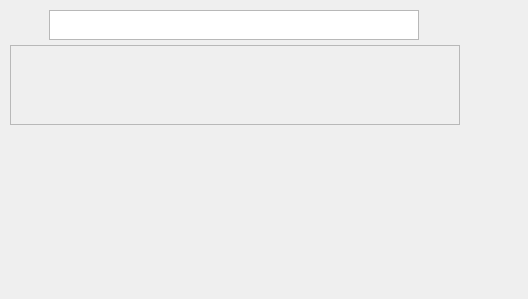
<?xml version="1.0" encoding="UTF-8"?>
<ui version="4.0">
 <class>Frame</class>
 <widget class="QFrame" name="Frame">
  <property name="geometry">
   <rect>
    <x>0</x>
    <y>0</y>
    <width>528</width>
    <height>299</height>
   </rect>
  </property>
  <property name="windowTitle">
   <string>Frame</string>
  </property>
  <widget class="QTextEdit" name="textEdit">
   <property name="geometry">
    <rect>
     <x>49</x>
     <y>10</y>
     <width>370</width>
     <height>30</height>
    </rect>
   </property>
   <property name="font">
    <font>
     <pointsize>12</pointsize>
    </font>
   </property>
  </widget>
  <widget class="QPushButton" name="pushButton">
   <property name="geometry">
    <rect>
     <x>420</x>
     <y>10</y>
     <width>40</width>
     <height>30</height>
    </rect>
   </property>
   <property name="text">
    <string/>
   </property>
   <property name="icon">
    <iconset>
     <normaloff>../images/send.png</normaloff>../images/send.png</iconset>
   </property>
   <property name="iconSize">
    <size>
     <width>30</width>
     <height>30</height>
    </size>
   </property>
   <property name="flat">
    <bool>true</bool>
   </property>
  </widget>
  <widget class="QScrollArea" name="scrollArea">
   <property name="geometry">
    <rect>
     <x>10</x>
     <y>45</y>
     <width>450</width>
     <height>80</height>
    </rect>
   </property>
   <property name="widgetResizable">
    <bool>true</bool>
   </property>
   <widget class="QWidget" name="scrollAreaWidgetContents">
    <property name="geometry">
     <rect>
      <x>0</x>
      <y>0</y>
      <width>448</width>
      <height>78</height>
     </rect>
    </property>
   </widget>
  </widget>
  <widget class="QPushButton" name="pushButton_2">
   <property name="geometry">
    <rect>
     <x>10</x>
     <y>10</y>
     <width>40</width>
     <height>30</height>
    </rect>
   </property>
   <property name="text">
    <string/>
   </property>
   <property name="icon">
    <iconset>
     <normaloff>../images/attach_normal.png</normaloff>../images/attach_normal.png</iconset>
   </property>
   <property name="iconSize">
    <size>
     <width>30</width>
     <height>30</height>
    </size>
   </property>
   <property name="flat">
    <bool>true</bool>
   </property>
  </widget>
 </widget>
 <resources/>
 <connections/>
</ui>
